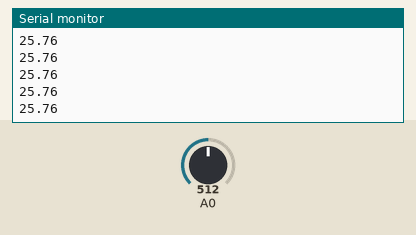
Simulated run of this sketch. Board: Arduino Uno, built with avr-gcc and run on an emulated ATmega328P. Parts: the last lines printed to the serial monitor. Inputs (shaded band) come from the test bench; at power-on: A0 = 512.

Above: at 1.2 s.
1.3 s: A0 set to 716
At 1.31 s:
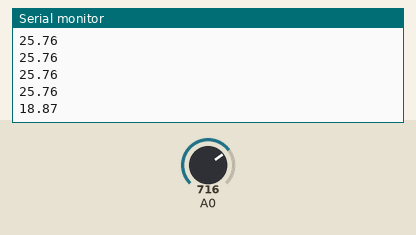
2.8 s: A0 set to 900
At 2.82 s:
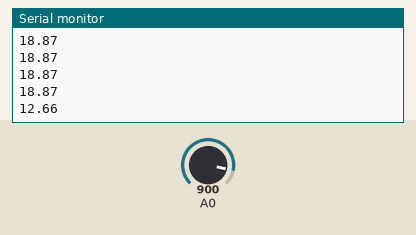
Timing chart, 0 to 5.8 s (numbered marks = the images above; inputs shaded):
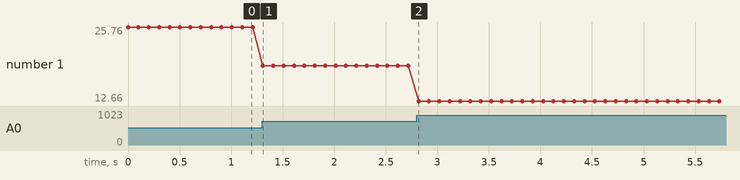

The sketch:

votimeter.ino
```cpp
void setup() {
  // put your setup code here, to run once:
  Serial.begin(9600);
  pinMode(A0, 0);
}

void loop() {
  float voltage = measureVoltageDC(A0, 1.0);
  Serial.println(fmap(voltage, 4.06, 0.15, 15.0, 42.0));
//  Serial.println(voltage);
  delay(100);
}

float measureVoltageDC(byte pin, float vdr)
{
  float Value = analogRead(pin);
  Value = (Value * 5.0) / 1023.0;
  Value = Value * vdr;
  return Value;
}

float fmap(float val, float fromLow, float fromHigh, float toLow, float toHigh)
{
  float norm = (val - fromLow) / (fromHigh - fromLow);
  float lerp = norm * (toHigh - toLow) + toLow;
  return lerp;
}
```

Measured:
- after the input at 1.3 s, the serial monitor: prints a new line at once (image 1)
- after the input at 2.8 s, the serial monitor: prints a new line at once (image 2)
- plotted number 1: 25.76 → 18.87 after the input at 1.3 s, 18.87 → 12.66 after the input at 2.8 s
